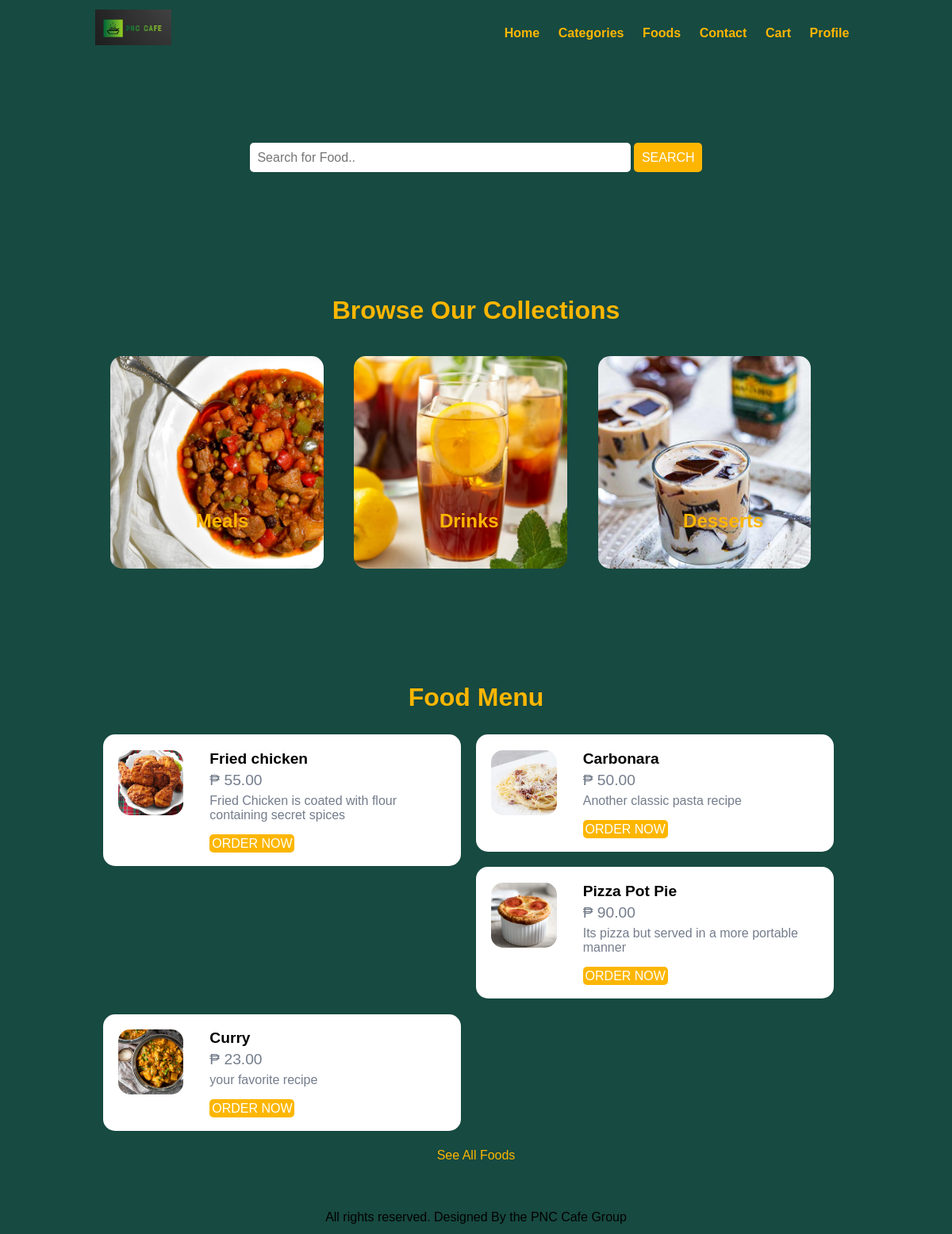
The page / on the database its author committed.
### tables this page shows
CREATE TABLE `tbl_category` (
  `id` int(10) UNSIGNED NOT NULL,
  `title` varchar(100) NOT NULL,
  `image_name` varchar(100) NOT NULL,
  `featured` varchar(10) NOT NULL,
  `active` varchar(10) NOT NULL
);

CREATE TABLE `tbl_food` (
  `id` int(10) UNSIGNED NOT NULL,
  `title` varchar(150) NOT NULL,
  `description` text NOT NULL,
  `price` decimal(10,2) NOT NULL,
  `image_name` varchar(255) NOT NULL,
  `category_id` int(10) UNSIGNED NOT NULL,
  `featured` varchar(10) NOT NULL,
  `active` varchar(10) NOT NULL
);

### index.php (the view, shortened to what this page needs)
<?php include('partials-front/menu.php');?>
    <section class="food-search text-center">
        <div class="container">
            <form action="<?php echo SITEURL;?>food-search.php" method="POST">
                <input type="search" name="search" placeholder="Search for Food.." required>
                <input type="submit" name="submit" value="Search" class="btn btn-primary">
            </form>
        </div>
    </section>
    <section class="categories">
        <div class="container">
            <h2 class="text-center">Browse Our Collections</h2>
            <?php
                $sql = "SELECT * FROM tbl_category WHERE active='Yes' AND featured='Yes' LIMIT 3";
                $res = mysqli_query($conn, $sql);
                $count = mysqli_num_rows($res);
                if($count > 0) {
                    while($row=mysqli_fetch_assoc($res)) {
                        $id = $row['id'];
                        $title = $row['title'];
                        $image_name=$row['image_name'];
                        ?>
                        <a href="<?php echo SITEURL; ?>category-foods.php?category_id=<?php echo $id;?>">
                        <div class="box-3 float-container">
                            <?php
                                if($image_name=="") {
                                    echo "<div class='error'>Image not available.</div>";
                                } else {
                                        ?>
                                        <img src="<?php echo SITEURL;?>/images/category/<?php echo $image_name;?>" alt="<?php echo $title ?>" class="img-responsive img-curve">
                                        <?php
                                }
                            ?>
                        <h3 class="float-text text-white"><?php echo $title;?></h3>
                        </div>
                         </a>
                        <?php
                    }
                } else {
                    echo "<div class='error'>No Categories Added</div>";
                }
            ?>
        </div>
    </section>
    <section class="food-menu">
        <div class="container">
            <h2 class="text-center">Food Menu</h2>
            <?php
                $sql2 = "SELECT * FROM tbl_food WHERE active='Yes' AND featured='Yes'LIMIT 4";
                $res2 = mysqli_query($conn, $sql2);
                $count2 = mysqli_num_rows($res2);
                if($count2 > 0) {
                    while($row2=mysqli_fetch_assoc($res2)) {
                        $id = $row2['id'];
                        $title = $row2['title'];
                        $price = $row2['price'];
                        $description = $row2['description'];
                        $image_name = $row2['image_name'];
                        ?>
                            <div class="food-menu-box">
                                <div class="food-menu-img">
                                <?php
                                 if ($image_name=="") {
                                    echo "<div class='error'>Image not available</div>";
                                 } else {
                                    ?>
                                    <img src="<?php echo SITEURL;?>images/food/<?php echo $image_name;?>" alt="Chicke Hawain Pizza" class="img-responsive img-curve">
                                    <?php
                                 }
                                ?>
                                </div>
                            <div class="food-menu-desc">
                                <h4><?php echo $title;?></h4>
                                <p class="food-price">₱ <?php echo $price;?></p>
                                <p class="food-detail">
                                        <?php echo $description;?>
                                </p>
                                <br>
                                <a href="<?php echo SITEURL;?>order.php?food_id=<?php echo $id;?>" class="btn btn-primary">Order Now</a>
                            </div>
                            </div>
                        <?php
                    }
                } else {
                    echo "<div class='error'>No Food Available</div>";
                }
            ?>
        </div>
        <p class="text-center">
            <a href="<?php echo SITEURL; ?>foods.php">See All Foods</a>
        </p>
    </section>
    <?php include('partials-front/footer.php');?>

### partials-front/menu.php (shortened to what this page needs)
<!DOCTYPE html>
<html lang="en">
<head>
    <link rel="stylesheet" href="css/style.css">
</head>
<body>
    <section class="navbar">
        <div class="container">
            <div class="logo">
                <a href="#" title="Logo">
                    <img src="images/logo.jpg" alt="Restaurant Logo" class="img-responsive">
                </a>
            </div>
            <div class="menu text-right">
                <ul>
                    <li>
                        <a href="<?php echo SITEURL; ?>">Home</a>
                    </li>
                    <li>
                        <a href="<?php echo SITEURL; ?>categories.php">Categories</a>
                    </li>
                    <li>
                        <a href="<?php echo SITEURL; ?>foods.php">Foods</a>
                    </li>
                    <li>
                        <a href="#">Contact</a>
                    </li>
                    <li>
                        <a href="<?php echo SITEURL; ?>cart.php">Cart</a>
                    </li>
                    <li>
                        <a href="<?php echo SITEURL; ?>profile.php">Profile</a>
                    </li>
                </ul>
            </div>
        </div>
    </section>

### partials-front/footer.php
    <section class="footer">
        <div class="container text-center">
            <p>All rights reserved. Designed By the PNC Cafe Group</p>
        </div>
    </section>
</body>
</html>

### css/style.css (style rules this page uses)
* { margin: 0 0; padding: 0 0; font-family: Arial, Helvetica, sans-serif; }
body, section.food-menu { background: #174A41; }
.container { width: 80%; margin: 0 auto; padding: 1%; }
.img-responsive { width: 100%; }
.img-curve { border-radius: 15px; }
.text-right { text-align: right; }
.text-center { text-align: center; }
a { color: #FDB600; text-decoration: none; }
.btn { padding: 1%; border: none; font-size: 1rem; border-radius: 5px; }
.btn-primary { background-color: #FDB600; color: white; cursor: pointer; text-transform: uppercase; }
h2 { color: #FDB600; font-size: 2rem; margin-bottom: 2%; }
h3 { font-size: 1.5rem; }
h4 { font-size: 1.2rem; }
.float-container { position: relative; }
.float-text { position: absolute; bottom: 50px; left: 40%; }
.navbar { background: #174A41; }
.logo { width: 10%; float: left; }
.menu { line-height: 60px; }
.menu ul { list-style-type: none; }
.menu ul li { display: inline; padding: 1%; font-weight: bold; }
.food-search { background:#174A41; background-size: cover; background-repeat: no-repeat; background-position: center; padding: 7% 0; }
.food-search input[type="search"] { width: 50%; padding: 1%; font-size: 1rem; border: none; border-radius: 5px; }
.categories { padding: 4% 0; }
.box-3 { width: 28%; float: left; margin: 2%; }
.food-menu { background-color: #ececec; padding: 4% 0; }
.food-menu-box { width: 43%; margin: 1%; padding: 2%; float: left; background-color: white; border-radius: 15px; }
.food-menu-img { width: 20%; float: left; }
.food-menu-desc { width: 70%; float: left; margin-left: 8%; }
.food-price { font-size: 1.2rem; margin: 2% 0; color:#747d8c; }
.food-detail { font-size: 1rem; color: #747d8c; }

### rows shown on the page
tbl_category: image_name (picture), title "Meals"
tbl_category: image_name (picture), title "Drinks"
tbl_category: image_name (picture), title "Desserts"
tbl_food: image_name (picture), title "Fried chicken", price "55.00", description "Fried Chicken is coated with flour containing secret spices"
tbl_food: image_name (picture), title "Carbonara", price "50.00", description "Another classic pasta recipe"
tbl_food: image_name (picture), title "Pizza Pot Pie", price "90.00", description "Its pizza but served in a more portable manner"
tbl_food: image_name (picture), title "Curry", price "23.00", description "your favorite recipe"
